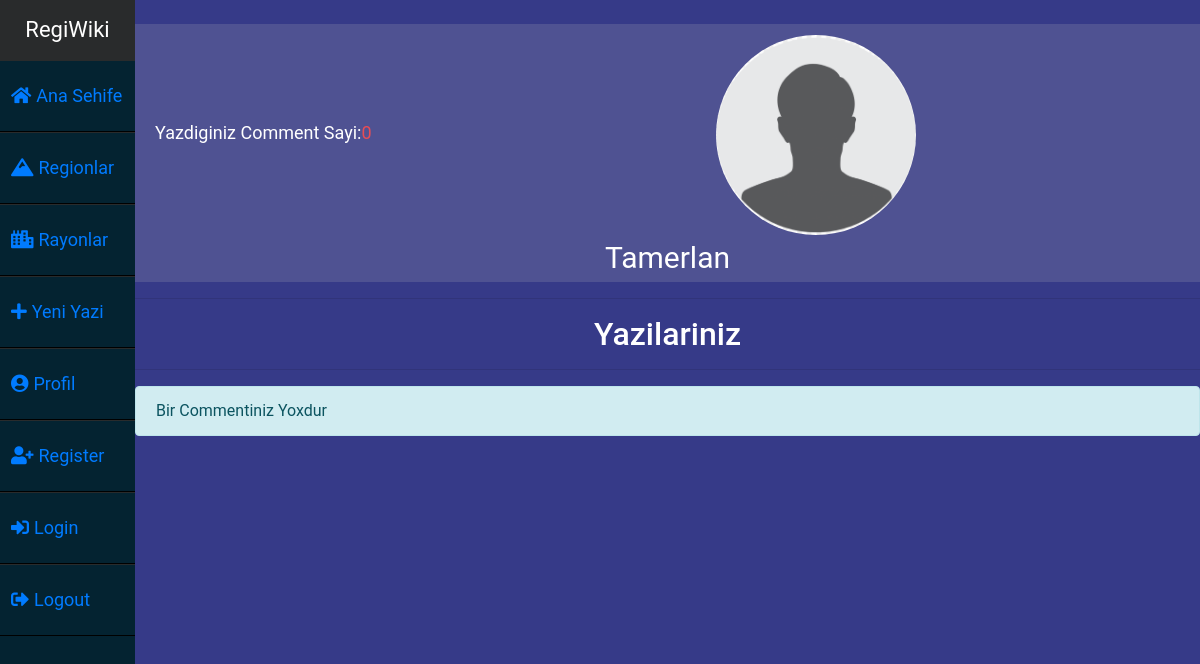
Page /user/profile/ (signed in) on the committed database.
### user/models.py (models this page shows, shortened)
class CustomUserModel(AbstractUser):
    prophile_photo = models.ImageField(upload_to="prophile_photos",blank=True,null=True,default="/prophile_photos/instagram_default.png")
    class Meta:
        db_table = 'user'

### user/views.py (the view)
# urls.py: path("profile/",views.profile,name="profile"),
@login_required(login_url="user:need_account")
def profile(request):
    comments = CommentModel.objects.filter(yazan=request.user)
    context = {
        "comments":comments
    }
    return render(request,"profile.html",context)

### templates/profile.html (shortened to what this page needs)
{% extends 'layout.html' %}
{% load static %}
{% block body %}
<link rel="stylesheet" href="{% static 'profile.css' %}">
<section>
    <span class="stats">
        Yazdiginiz Comment Sayi:<span class="stat-num">{{comments.count}}</span>
    </span>
    <span class="profile_pic">
        <img class="profile-photo" src="{{request.user.prophile_photo.url}}">
    </span>
    <div class="username">
        {{request.user.username}}
    </div>
</section>
<hr>
<h2 style="color:white; text-align:center;">Yazilariniz</h2>
<hr>
<div class="context">
    {% if comments %}
    {% for comment in comments %}
    <div class="container">
        <div class="title">
            {{comment.basliq}} | {{comment.rayon}}
        </div>
        <hr>
        <div class="comment-sekil">
            <img class="comment-sekil-child" src="{{comment.sekil.url}}" alt="">
        </div>
        <hr>
        <div class="comments">
            <p>
                {{comment.mezmun}}
            </p>
        </div>
        <hr>
        <div class="buttons">
            {% comment %} <a href="{% url 'comment.sekil' %}" class="btn btn-info">Sekile Bax</a> {% endcomment %}
            <a class="btn btn-primary" href="{% url 'areas:update_comment' comment.id %}">Guncelle</a>
            <a class="btn btn-danger" href="{% url 'areas:delete_comment' comment.id %}">Sil</a>
            <a href="{% url 'areas:conversation' comment.id%}"><i class="far fa-comments btn btn-info comment"></i></a>
        </div>
    </div>
    <hr>
    {% endfor %}
    {% else %}
    <div class="alert alert-info">
        Bir Commentiniz Yoxdur
    </div>
    {% endif %}
</div>
{% endblock body %}

### static/style.css (style rules this page uses)
* { margin: 0; padding: 0; list-style: none; text-decoration: none; }

### static/profile.css (style rules this page uses)
.profile-photo { height: 200px; border-radius: 420px; width: 200px; }
.profile_pic { display: inline-block; padding-left: 340px; }
.stats { display: inline-block; font-size: 18px; color: white; margin-left: 20px; padding-top: 90px; }
.stat-num { color: #E84D54; }
section { background-color: #4f5292; padding-top: 5px; padding-bottom: 2px; }
.username { text-align: center; font-size: 30px; color: white; }

### rows in the picture
CustomUserModel: user.prophile_photo (placeholder picture), user.username "Tamerlan"

### other values in the picture
{{ comments.count }} "0"
